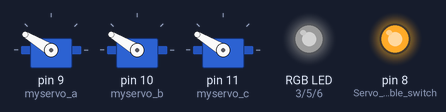
The sketch below on a simulated Arduino Uno, built with avr-gcc and run on an emulated ATmega328P. Parts: 3 × servo, an RGB LED mixed from three pins (HIGH = lit), output pins drawn as LEDs (lit = HIGH). Dim RGB values are drawn brighter than linear.

Above: at 0.4 s.
At 1.6 s:
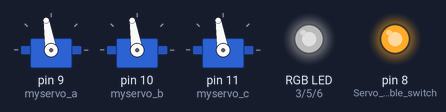
At 2.9 s:
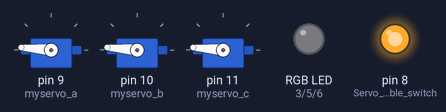
At 4.6 s:
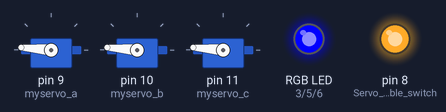
At 5.8 s:
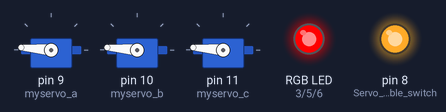
At 6.4 s:
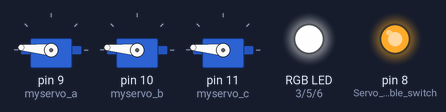
Timing chart, 0 to 7.9 s (numbered marks = the images above):
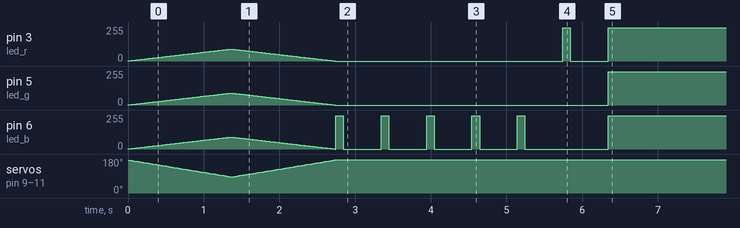

The sketch:

i2c_slave_at_4.ino
```cpp
/*
  I2C Slave

*/

#include <Servo.h>
#include <Wire.h>

Servo myservo_a;  // create servo object to control a servo
Servo myservo_b;  // create servo object to control a servo
Servo myservo_c;  // create servo object to control a servo

int led_r = 3;
int led_g = 5;
int led_b = 6;

int led_r_val = 0;
int led_g_val = 0;
int led_b_val = 0;

int led_r_dir = 1;
int led_g_dir = 1;
int led_b_dir = 1;

int min_servo = 175;
int max_servo = 85;
int servo_dir = -1;
int servo_delay = 15;

int pos = min_servo;    // variable to store the servo position
int pos_a = min_servo;    // variable to store the servo position
int pos_b = min_servo;    // variable to store the servo position
int pos_c = min_servo;    // variable to store the servo position
int dir_a = servo_dir;    // variable to store the servo position
int dir_b = servo_dir;    // variable to store the servo position
int dir_c = servo_dir;    // variable to store the servo position

int pos_a_wait = 0;    // variable to store the servo position
int pos_b_wait = 33;    // variable to store the servo position
int pos_c_wait = 66;    // variable to store the servo position


void setup()
{
  myservo_a.attach(9);  // attaches the servo on pin 9 to the servo object
  myservo_b.attach(10);  // attaches the servo on pin 9 to the servo object
  myservo_c.attach(11);  // attaches the servo on pin 9 to the servo object

  pinMode(8, OUTPUT);  // Servo enable switch.
  digitalWrite(8, HIGH);

  initArms();

  //Wire.begin(initAddress());                // join i2c bus with addr
  Wire.begin(4);                // join i2c bus with addr

  Wire.onReceive(receiveEvent); // register event
}


void loop()
{
 delay(1000);    // Nothing to do here.

}

// function that executes whenever data is received from master
// this function is registered as an event, see setup()
void receiveEvent(int howMany)
{
  if ( howMany != 6 ) return;  // Packet size is six!

  myservo_a.write(Wire.read());
  myservo_b.write(Wire.read());
  myservo_c.write(Wire.read());
  delay(servo_delay);                       // waits 15ms for the servo to reach the position


  analogWrite(led_r, Wire.read());
  analogWrite(led_g, Wire.read());
  analogWrite(led_b, Wire.read());

}

int initAddress() {
  int addr = 0;
  pinMode(A0, INPUT);
  digitalWrite(A0, HIGH);  // set pullup on analog pin 0
  pinMode(A1, INPUT);
  digitalWrite(A1, HIGH);  // set pullup on analog pin 1
  pinMode(A2, INPUT);
  digitalWrite(A2, HIGH);  // set pullup on analog pin 2
  pinMode(A3, INPUT);
  digitalWrite(A3, HIGH);  // set pullup on analog pin 3

  addr |= !digitalRead(A0);
  addr |= !(digitalRead(A1)<<1);
  addr |= !(digitalRead(A2)<<2);
  addr |= !(digitalRead(A3)<<3);

  return addr;
}

void initArms() {
  // zero motors
  pos = min_servo;
  while(pos != max_servo)
  {
    pos = pos + servo_dir;
    led_r_val = led_r_val + led_r_dir;
    led_g_val = led_g_val + led_g_dir;
    led_b_val = led_b_val + led_b_dir;

    myservo_a.write(pos);              // tell servo to go to position in variable 'pos'
    myservo_b.write(pos);              // tell servo to go to position in variable 'pos'
    myservo_c.write(pos);              // tell servo to go to position in variable 'pos'
    analogWrite(led_r, led_r_val);
    analogWrite(led_g, led_g_val);
    analogWrite(led_b, led_b_val);
    delay(servo_delay);                       // waits 15ms for the servo to reach the position
  }
  while(pos != min_servo)
  {
    pos = pos - servo_dir;
    led_r_val = led_r_val - led_r_dir;
    led_g_val = led_g_val - led_g_dir;
    led_b_val = led_b_val - led_b_dir;

    myservo_a.write(pos);              // tell servo to go to position in variable 'pos'
    myservo_b.write(pos);              // tell servo to go to position in variable 'pos'
    myservo_c.write(pos);              // tell servo to go to position in variable 'pos'
    analogWrite(led_r, led_r_val);
    analogWrite(led_g, led_g_val);
    analogWrite(led_b, led_b_val);
    delay(servo_delay);                       // waits 15ms for the servo to reach the position
  }

  analogWrite(led_b, 250);
  delay(100);
  analogWrite(led_b, 0);
  delay(500);
  analogWrite(led_b, 250);
  delay(100);
  analogWrite(led_b, 0);
  delay(500);
  analogWrite(led_b, 250);
  delay(100);
  analogWrite(led_b, 0);
  delay(500);
  analogWrite(led_b, 250);
  delay(100);
  analogWrite(led_b, 0);
  delay(500);
  analogWrite(led_b, 250);
  delay(100);
  analogWrite(led_b, 0);
  delay(500);
  analogWrite(led_r, 250);
  delay(100);
  analogWrite(led_r, 0);
  delay(500);
  analogWrite(led_r, 250);
  analogWrite(led_g, 250);
  analogWrite(led_b, 250);
}
```
